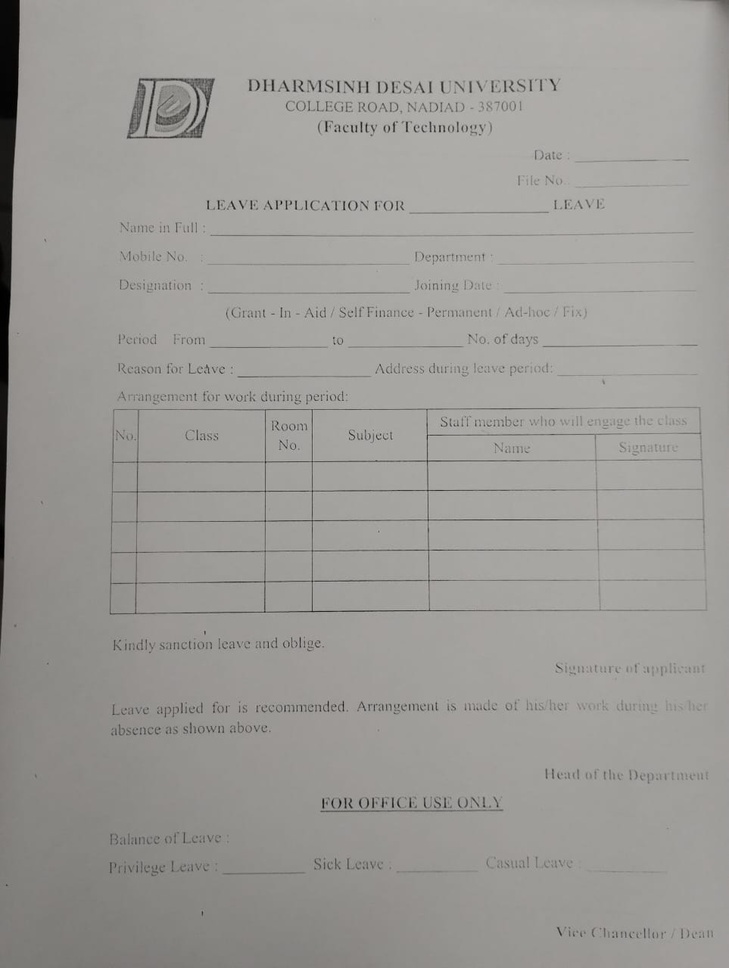
#> input picture empty.jpeg, 729 x 968 px, shrunk from 963 x 1280 before the run
$ python -i line_utils.py   (imports and definitions only)
#> lines starting #> are read from the running program, lines starting #| are printed output that depends on the picture; after the words box and inside, x2 and y2 are one past the last pixel; in counts of white or black regions, pixels touching at a corner belong together
### util/image_utils.py
import cv2
import numpy as np

def _load_image(image_or_path):
    if isinstance(image_or_path, np.ndarray):
        return image_or_path
    img = cv2.imread(image_or_path)
    if img is None:
        raise FileNotFoundError(image_or_path)
    return img


def _load_gray(image_or_path):
    img = _load_image(image_or_path)
    return _as_gray(img)


def _as_gray(img):
    """Coerce any image to a single-channel 8-bit array.

    `adaptiveThreshold` and friends assert `CV_8UC1`, so a colour (BGR) or
    float input raises `(-215) Assertion failed (src.type() == CV_8UC1)`.
    Normalising here keeps that failure from ever reaching a caller.
    """
    if img is None:
        return img
    # Cast before cvtColor: OpenCV's colour conversion only accepts uint8 /
    # uint16, so a float64 frame would fail the (different) CV_8UC1 assert.
    if img.dtype != np.uint8:
        img = np.clip(img, 0, 255).astype(np.uint8)
    if img.ndim == 3:
        # 4-channel BGRA: drop alpha rather than letting cvtColor fail.
        code = (
            cv2.COLOR_BGRA2GRAY
            if img.shape[2] == 4
            else cv2.COLOR_BGR2GRAY
        )
        img = cv2.cvtColor(img, code)
    elif img.ndim > 3:
        img = img.reshape(img.shape[-3], img.shape[-1])
    return img

# [94 lines left out: functions _rotate_image, _estimate_skew, not called in this run]


def _threshold_gray(gray):
    return cv2.adaptiveThreshold(
        _as_gray(gray),
        255,
        cv2.ADAPTIVE_THRESH_GAUSSIAN_C,
        cv2.THRESH_BINARY_INV,
        31,
        5,
    )

### util/line_utils.py
"""
Low-level line-segment detection and merging.

The existing `service/detection_service.py` performs morphological line
extraction but returns only bounding-box approximations. This module keeps a
strict separation:

    util           -> generic, dependency-free helpers
    service        -> documents decisions (thresholds, formatting)

These helpers return *segments* (real endpoints) so higher layers (table
detection, field detection) can reason about collinearity, intersections and
broken lines instead of guessing from a bounding rect.
"""

import cv2
import numpy as np

from util.image_utils import _load_gray, _threshold_gray


def detect_line_segments(
    image_or_gray,
    orientation="horizontal",
    min_length_ratio=0.10,
    max_thickness=30,
    kernel_scale=0.02,
    connect_gap_ratio=0.02,
):
    """
    Detect straight line segments of a given orientation.

    Args:
        image_or_gray: BGR/gray image or path.
        orientation: "horizontal" | "vertical".
        min_length_ratio: minimum segment length as a fraction of the
            corresponding image dimension.
        max_thickness: maximum perpendicular thickness of a detected segment.
        kernel_scale: morphological kernel length as a fraction of the image
            dimension (survival kernel for broken/faded lines).
        connect_gap_ratio: dilation used to bridge gaps in broken lines.

    Returns:
        list of segments:
            horizontal -> {"x1": float, "x2": float, "y": float,
                           "length": float}
            vertical   -> {"y1": float, "y2": float, "x": float,
                           "length": float}
    """
#> called with orientation = 'horizontal', min_length_ratio = 0.1, max_thickness = 30, kernel_scale = 0.02, connect_gap_ratio = 0.02
    gray = _load_gray(image_or_gray)
    h, w = gray.shape
#> h = 968; w = 729

    min_length = max(10, int(min_length_ratio * (w if orientation == "horizontal" else h)))
#> min_length = 72

    if orientation == "horizontal":
        kernel_len = max(15, int(w * kernel_scale))
#> kernel_len = 15
        kernel = cv2.getStructuringElement(cv2.MORPH_RECT, (kernel_len, 1))
        connect = np.ones((2, max(15, int(w * connect_gap_ratio))), np.uint8)
    else:
        kernel_len = max(15, int(h * kernel_scale))
        kernel = cv2.getStructuringElement(cv2.MORPH_RECT, (1, kernel_len))
        connect = np.ones((max(15, int(h * connect_gap_ratio)), 2), np.uint8)

    binary = _threshold_gray(gray)
#> in _threshold_gray, `return cv2.adaptiveThreshold( _as_gray(gray), 255, cv2.ADAPTIVE_THRESH..`:
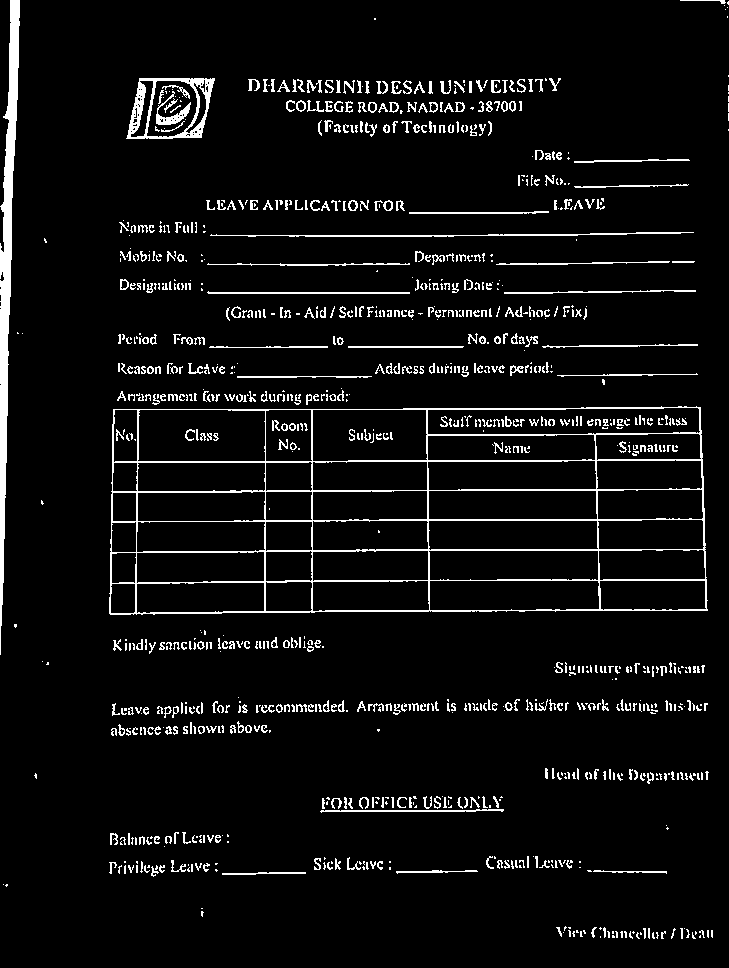
#> returned value: shape (968, 729); 5.8% white in thin lines or dots

    lines_img = cv2.morphologyEx(binary, cv2.MORPH_OPEN, kernel)
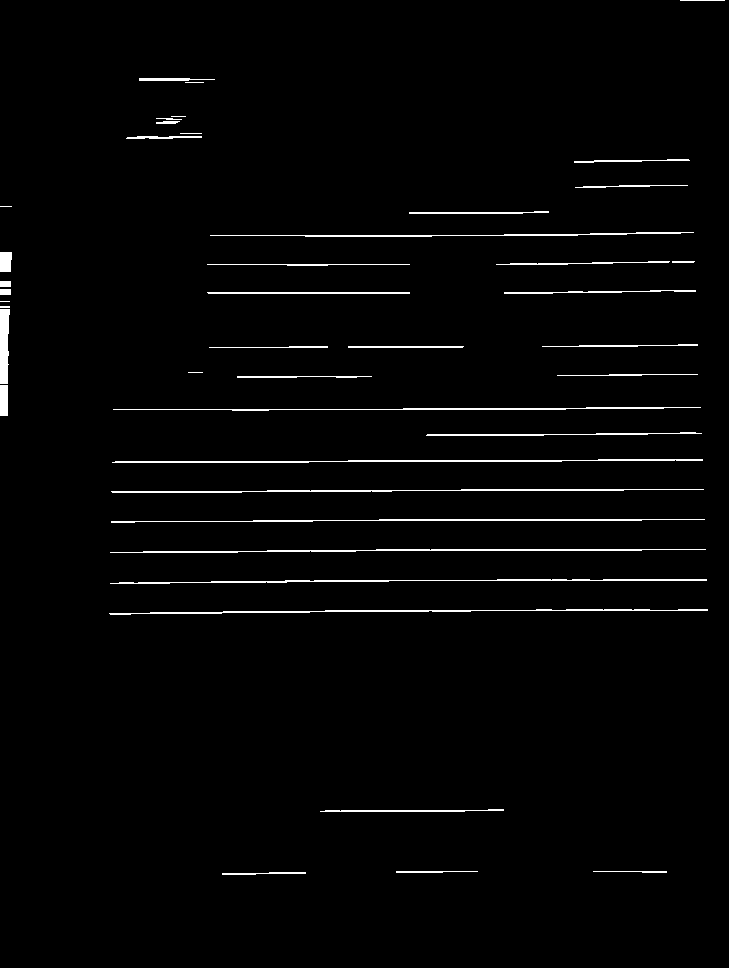
#> lines_img: shape (968, 729); 2% white in thin lines or dots, all inside (x1, y1, x2, y2) = (0, 0, 725, 875)
    lines_img = cv2.dilate(lines_img, connect, iterations=1)
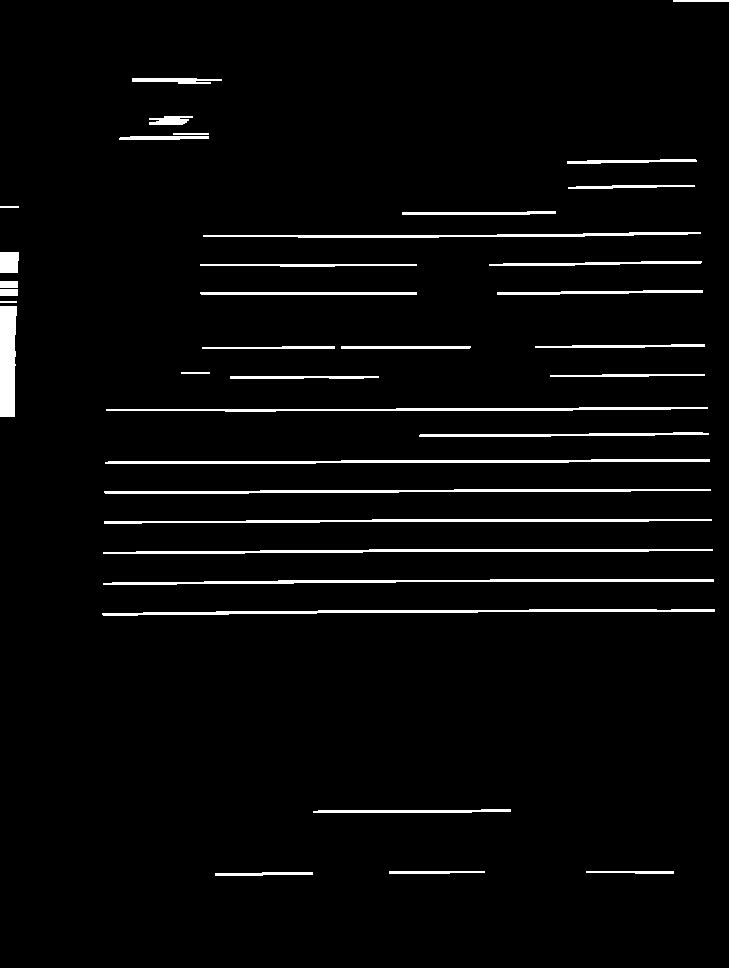
#> lines_img: shape (968, 729); 3.5% white; 37 white regions

    contours, _ = cv2.findContours(
        lines_img, cv2.RETR_EXTERNAL, cv2.CHAIN_APPROX_SIMPLE
    )
#> contours = 37 contours, 2 with area under 20; largest, box (x1, y1, x2, y2) and area: (0, 306, 17, 417) 1586, (102, 609, 715, 616) 1166, (105, 459, 710, 464) 1158, (103, 579, 714, 585) 1106, (103, 549, 713, 554) 1101

    segments = []
    for contour in contours:
        x, y, cw, ch = cv2.boundingRect(contour)

        if orientation == "horizontal":
            if cw < min_length or ch > max_thickness:
                continue
            segments.append(
                {"x1": float(x), "x2": float(x + cw), "y": float(y + ch / 2), "length": float(cw)}
            )
        else:
            if ch < min_length or cw > max_thickness:
                continue
            segments.append(
                {"x1": float(x + cw / 2), "x2": float(x), "y1": float(y), "y2": float(y + ch), "x": float(x + cw / 2), "length": float(ch)}
            )
#> this loop made 37 passes
#> (x, y, cw, ch) on passes 1 to 12: (215, 872, 98, 4), (586, 871, 88, 3), (389, 871, 96, 3), (313, 809, 198, 4), (102, 609, 613, 7), (103, 579, 611, 6), (103, 549, 610, 5), (104, 519, 608, 5), (104, 489, 607, 5), (105, 459, 605, 5), (419, 432, 290, 5), (106, 407, 602, 5)
#> (contour, x, y, cw, ch) on passes 15, 20, 23, 24, 30, 34: ([[181, 372], [181, 373], [209, 373], [209, 372]], 181, 372, 29, 2), ([[0, 301], [0, 302], [16, 302], [16, 301]], 0, 301, 17, 2), ([[0, 289], [0, 295], [17, 295], [17, 289]], 0, 289, 18, 7), ([[0, 281], [0, 287], [17, 287], [17, 281]], 0, 281, 18, 7), ([[0, 206], [0, 207], [18, 207], [18, 206]], 0, 206, 19, 2), ([[173, 133], [173, 134], [208, 134], [208, 133]], 173, 133, 36, 2)
#> after the loop, segments = 27 items

    return segments


# [99 lines left out: functions merge_collinear_horizontal, merge_collinear_vertical, segments_to_mask, segment_intersections, not called in this run]

>>> import cv2
>>> picture = cv2.imread('../empty.jpeg', cv2.IMREAD_GRAYSCALE)
>>> result = detect_line_segments(picture)
#> result = 27 items
